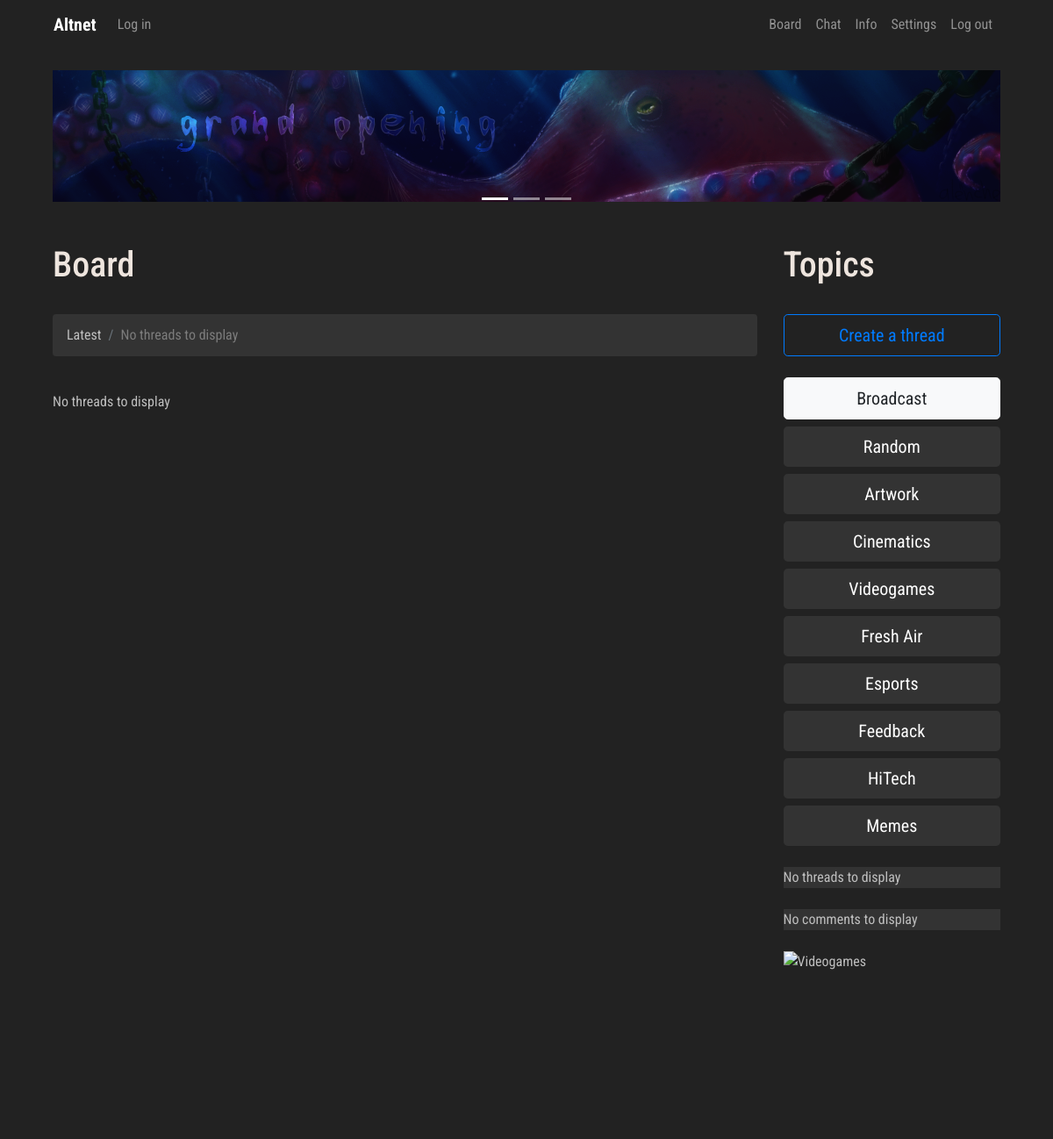
/board/, run on the app's committed database.
### board/models.py (models this page shows, shortened)
class Category(models.Model):
    CATEGORY_CHOICES = [('Random', 'Random'), ('Broadcast', 'Broadcast'), ('Animation', 'Animation'),
                        ('Artwork', 'Artwork'), ('Cinematics', 'Cinematics'), ('Videogames', 'Videogames'),
                        ('Writing', 'Writing'), ('Fresh Air', 'Fresh Air'), ('Esports', 'Esports'),
                        ('Politics', 'Politics'), ('Feedback', 'Feedback'), ('HiTech', 'HiTech'),
                        ('Offline', 'Offline'), ('Online', 'Online'), ('Memes', 'Memes'),
                        ('NSFW', 'NSFW'), ('Custom', 'Custom')]
    category = models.CharField(max_length=100, choices=CATEGORY_CHOICES, default='Random')
    visible = models.BooleanField(default=True, null=False, blank=False)

### board/views.py (the view, shortened to what this page needs)
# urls.py: path('', views.board, name='board'),
def board(request):
    if request.user.is_authenticated:
        username = request.user.username
        loc_option = Hikka.objects.get(user=request.user.id).language_code
    else:
        username = anonymous_validator(request)
        loc_option = 0
    template = loader.get_template('board/board.html')
    latest_comments = Comment.objects.filter(comment_post__language_code=loc_option, visible=True).order_by('-pub_date')[:5]
    cat_list = Category.objects.filter(visible=True)
    thread_form = ThreadForm()
    comment_form = CommentForm()
    context = {
        'loc': loc_resolver('board'),
        'lang': loc_option,
        'latest_comments': latest_comments,
        'thread_form': thread_form,
        'comment_form': comment_form,
        'username': username,
        'thread_list': fetch_latest_threads(loc_option),
        'category_list': cat_list,
    }
    return HttpResponse(template.render(context, request))

### board/templatetags/loc_extra.py (called while the page is built)
@register.filter
def return_item(l, i):
    try:
        return l[i]
    except:
        return None

@register.filter
def cat_title(category):
    try:
        return Categories.cat_resolver(category)
    except:
        return None

### board/views.py (called while the page is built, shortened)
def random_name():
    noun = ['Apple', 'Grape', 'Hero', 'Nickel', 'Zinc', 'Rock', 'Paper', 'Joker', 'Beat', 'Aug', 'Runner', 'Miracle']
    adjective = ['Shitty', 'Slippy', 'Explosive', 'Luminous', 'Advanced', 'Creative', 'Burning', 'Sweaty', 'Leet',
                 'Apex', 'Funny', 'Raging']
    tag = ['1', '2', '3', '4', '5', '6', '7', '8', '9', '0']
    randomized_tag = choices(tag, k=4)
    return ''.join(adjective[randint(0, len(adjective)-1)]) + '-' + ''.join(noun[randint(0, len(noun)-1)]) + '#' + \
           ''.join(randomized_tag)

def anonymous_validator(request):
    name = random_name()
    if 'Anonymous-Name' in request.session:
        for key, value in request.session.items():
            print('{} => {}'.format(key, value))
        return request.session['Anonymous-Name']
    else:
        request.session['Anonymous-Name'] = name
        for key, value in request.session.items():
            print('{} => {}'.format(key, value))
        return name

def fetch_latest_threads(loc_option, cat=None):
    if cat is not None:
        latest_threads = Thread.objects.filter(language_code=loc_option, visible=True, pairmeta__cat_name=cat).order_by('-pub_date')[:10]
    else:
        latest_threads = Thread.objects.filter(language_code=loc_option, visible=True).order_by('-pub_date')[:10]
    thread_list = {}
    return thread_list

### scripts/loc/Categories.py (called while the page is built)
def cat_resolver(cat):
    if cat == 'Broadcast':
        return BROADCAST
    elif cat == 'Animation':
        return ANIMATION
    elif cat == 'Artwork':
        return ARTWORK
    elif cat == 'Cinematics':
        return CINEMATICS
    elif cat == 'Videogames':
        return VIDEOGAMES
    elif cat == 'Random':
        return RANDOM
    elif cat == 'Custom':
        return CUSTOM
    elif cat == 'NSFW':
        return NSFW
    elif cat == 'Memes':
        return MEMES
    elif cat == 'Online':
        return ONLINE
    elif cat == 'Offline':
        return OFFLINE
    elif cat == 'HiTech':
        return HITECH
    elif cat == 'Feedback':
        return FEEDBACK
    elif cat == 'Politics':
        return POLITICS
    elif cat == 'Esports':
        return ESPORTS
    elif cat == 'Fresh Air':
        return FRESH_AIR
    elif cat == 'Writing':
        return WRITING

### board/templates/board/board.html (shortened to what this page needs)
{% extends 'hat.html' %}
{% block content %}
{% load loc_extra %}
<div class="row col-">
        <div class=" col-lg-9 col-sm-12 col-md-12 col-xl-9 content">
       <br>
  <div class="trds">
  <main class="contentd" role="main">
  <header>
 <h1 data-text="{{ loc.headers.BOARD|return_item:lang }}">{{ loc.headers.BOARD|return_item:lang }}</h1></header></main></div>
  <br>
<nav aria-label="breadcrumb" role="navigation">
  <ol class="breadcrumb">
    <li class="breadcrumb-item">{{ loc.board_.LATEST|return_item:lang }}</li>
    {% if thread_list %}
      {% for key, value in thread_list.items %}
      <li class="breadcrumb-item"><a href="#{{ value.thread_title }}">{{ value.thread_title }}</a></li>
      {% endfor %}
      {% else %}
      <li class="breadcrumb-item"><a href="#">{{ loc.errors.NO_THREADS|return_item:lang }}</a></li>
      {% endif %}
  </ol>
</nav>
<br>
{% if thread_list %}
            {% for key, value in thread_list.items %}
  <div class="card">
    <div class="card-body" id="{{ value.thread_title }}">
        {% if value.category == 'Random' %}
        <p class="text-right"> <img class="align-self-start float-left" src="../../static/imgs/random.png" alt="Random" width="80px" height="80px"> </p>
        {% elif value.category == 'Broadcast' %}
        <p class="text-right"> <img class="align-self-start float-left" src="../../static/imgs/broadcast.png" alt="Broadcast" width="80px" height="80px"> </p>
        {% elif value.category == 'Animation' %}
        <p class="text-right"> <img class="align-self-start float-left" src="../../static/imgs/animation.png" alt="Animation" width="80px" height="80px"> </p>
        {% elif value.category == 'Videogames' %}
        <p class="text-right"> <img class="align-self-start float-left" src="../../static/imgs/videogames.png" alt="Videogames" width="80px" height="80px"> </p>
        {% elif value.category == 'Cinematics' %}
        <p class="text-right"> <img class="align-self-start float-left" src="../../static/imgs/cinema.png" alt="Cinematics" width="80px" height="80px"> </p>
        {% elif value.category == 'Artwork' %}
        <p class="text-right"> <img class="align-self-start float-left" src="../../static/imgs/art.png" alt="Artwork" width="80px" height="80px"> </p>
         {% elif value.category == 'Esports' %}
        <p class="text-right"> <img class="align-self-start float-left" src="../../static/imgs/esports.png" alt="Random" width="80px" height="80px"> </p>
        {% elif value.category == 'Memes' %}
        <p class="text-right"> <img class="align-self-start float-left" src="../../static/imgs/memes.png" alt="Broadcast" width="80px" height="80px"> </p>
        {% elif value.category == 'Writing' %}
        <p class="text-right"> <img class="align-self-start float-left" src="../../static/imgs/writing.png" alt="Animation" width="80px" height="80px"> </p>
        {% elif value.category == 'Politics' %}
        <p class="text-right"> <img class="align-self-start float-left" src="../../static/imgs/politics.png" alt="Videogames" width="80px" height="80px"> </p>
        {% elif value.category == 'NSFW' %}
        <p class="text-right"> <img class="align-self-start float-left" src="../../static/imgs/adult.png" alt="Cinematics" width="80px" height="80px"> </p>
        {% elif value.category == 'Online' %}
        <p class="text-right"> <img class="align-self-start float-left" src="../../static/imgs/online.png" alt="Artwork" width="80px" height="80px"> </p>
         {% elif value.category == 'Offline' %}
        <p class="text-right"> <img class="align-self-start float-left" src="../../static/imgs/offline.png" alt="Random" width="80px" height="80px"> </p>
        {% elif value.category == 'Feedback' %}
        <p class="text-right"> <img class="align-self-start float-left" src="../../static/imgs/feedback.png" alt="Broadcast" width="80px" height="80px"> </p>
        {% elif value.category == 'Fresh Air' %}
        <p class="text-right"> <img class="align-self-start float-left" src="../../static/imgs/fresh_air.png" alt="Animation" width="80px" height="80px"> </p>
        {% elif value.category == 'HiTech' %}
        <p class="text-right"> <img class="align-self-start float-left" src="../../static/imgs/hitech.png" alt="Videogames" width="80px" height="80px"> </p>
        {% elif value.category == 'Custom' %}
        <p class="text-right"> <img class="align-self-start float-left" src="../../static/imgs/user_default2.png" alt="Cinematics" width="80px" height="80px"> </p>
        {% else %}
        {{ value.category }}
        {% endif %}
<div>
  <div class="d-flex flex-row mb-3">
    <a class="userlk" href="{% url 'Board:guest' value.thread_author %}">
      {{ value.thread_author }}</a>&nbsp;&nbsp;{{ loc.locThread.POSTED|return_item:lang }} {{ value.pub_date }}
    </div>
<h5 class="mt-0" style="text-align: center"><strong><a class="article" href="{% url 'Board:thread' value.id %}">{{ value.thread_title }}</a> </strong> </h5>
  </div>
{% if value.thread_pic %}
        <img src="{{ value.thread_pic.url }}" alt="Thread Image" class="img-fluid" height="50%" width="50%">
        {% endif %}
  <p>
   <br>
  {{ value.thread_text|linebreaksbr|truncatewords:50 }}
        </p>
  <div>
    <!--<a class="btn btn-link" data-toggle="collapse" href="#{{ value.id }}" role="button" aria-expanded="true" aria-controls="{{ thread.id }}">
          Comments
        </a> -->
 <p style="text-align: right">
  <a class="btn btn-link" data-toggle="collapse" href="#collapse{{ value.id }}" role="button" aria-expanded="false" aria-controls="collapse{{ thread.id }}">
    {{ loc.headers.COMMENTS|return_item:lang }}
  </a>
</p>
<div class="collapse" id="collapse{{ value.id }}">
      <div>
          {% if value.comments %}
          {% for comment in value.comments %}
  <div class="card">
    <div class="card-body">
      <a class="userlk" href="#">
          {{ comment.comment_author }} {{ loc.locThread.REPLIED|return_item:lang }} {{ comment.pub_date }}
      </a>
      <br /> <br />
        {% if comment.comment_pic %}
        <img src="{{ comment.comment_pic.url }}" alt="Thread Image" class="img-fluid" height="50%" width="50%">
        {% endif %}
        <br /><br />
  {{ comment.comment_text|linebreaksbr }} <br>
  <div>
         {% if comment.comment_author == username %}
      <form action="{% url 'Board:delete_comment' comment.id value.id %}" method="POST">
      {% csrf_token %}
          <div class="d-flex flex-row-reverse"> <input type="hidden" name="id" value="{{ comment.id }}">
              <input type="submit" class="btn btn-link" value="{{ loc.locThread.REMOVE|return_item:lang }}">
        </div>
      </form>
          {% endif %}
</div>
    </div>
  </div>
          {% endfor %}
          {% endif %}
 <br>
</div>
            <h5 class="text-center">{{ loc.locThread.REPLY_TO_THREAD|return_item:lang }}</h5>
    <form method="POST" enctype="multipart/form-data">
    {% csrf_token %}
    {{ comment_form.as_p }}
         <input type="hidden" name="key" value="{{ value.id }}">
   <button name="cmm" type="submit" class="btn btn-secondary btn-lg btn-block">Post!</button>
</form>
    </div>
  </div>
</div>
  </div>
            <br />
{% endfor %}
          {% else %}
            {{ loc.errors.NO_THREADS|return_item:lang }}
          {% endif %}
<br><br>
  <br>
</div>
 <div class=" col-lg-3 col- left-sidebar">
      <br>
       <div class="trds">
  <main class="contentd" role="main">
  <header>
 <h1 data-text="{{ loc.headers.TOPICS|return_item:lang }}">{{ loc.headers.TOPICS|return_item:lang }}</h1></header>
  </main></div> <br>
     <button role="button" type="button" class="btn btn-outline-primary btn-lg btn-block" data-toggle="modal" data-target="#exampleModal">
  {{ loc.categories.CREATE|return_item:lang }}
</button>
     <br />
     <a href="{% url 'Board:cat' 'Broadcast' %}" role="button" class="btn btn-light btn-lg btn-block">{{ loc.categories.BROADCAST|return_item:lang }}</a>
     {% if category_list %}
         {% for cat in category_list %}
             {% if cat.category == 'Broadcast' %}
             {% else %}
                 <a href="{% url 'Board:cat' cat.category %}" role="button" class="btn btn-dark btn-lg btn-block">
                    {{ cat.category|cat_title|return_item:lang}}
                 </a>
              {% endif %}
         {% endfor %}
     {% endif %}
     <br />
<ul class="list-group">
    {% if thread_list %}
            {% for key, value in thread_list.items %}
  <li class="list-group-item"> <h6> <a class="userlk" href="{% url 'Board:guest' value.thread_author %}"> {{ value.thread_author }} </a> </h6>
<a href="{% url 'Board:thread' value.id %}">  {{ value.thread_title }} </a>
</li>
    {% endfor %}
    {% else %}
    {{ loc.errors.NO_THREADS|return_item:lang }}
    {% endif %}
</ul>
<br>
 <ul class="list-group">
     {% if latest_comments %}
     {% for comment in latest_comments %}
       <li class="list-group-item">
           <a class="userlk" href="{% url 'Board:guest' comment.comment_author %}">{{ comment.comment_author }}</a>
            - <a href="{% url 'Board:thread' comment.comment_post.id %}">
           {{ comment.comment_text|truncatewords:15 }} </a>
           {% endfor %}
</li>
     {% else %}
     {{ loc.errors.NO_COMMENTS|return_item:lang }}
     {% endif %}
</ul>
     <br />
     <img class="align-self-start float-left" src="../../static/imgs/hi-tech-banner.png" alt="Videogames" width="100%" height="25%">
     {% endblock %}

### static/css/master.css (style rules this page uses)
.head-block,.top-menu,.top-material,.left-sidebar,.content { background:#222222; margin-bottom:5px; }
.content { border: none; }
.list-group, .list-group-item { background: #333333; border: none; }
.breadcrumb { background: #333333; }
.btn-dark { background: #333333; border: none; }
body { font-family: 'Roboto Condensed', sans-serif; font-size: initial; }
a { color: #7c7c7c; font-size: initial; }
body { background: #222; color: #bfbfbf; }
.contentd header h1 { position:relative;color:#eee5de }
.contentd header h1:after, .contentd header h1:before { position:absolute;top:0;overflow:hidden;clip:rect(0,100vw,0,0);content:attr(data-text);background: #a9a9a9 }
.contentd header h1:before { left:-1vmin;animation:noise 7s infinite steps(3,end) alternate-reverse;color:#71fcff;text-shadow:.4vmin 0 #00f,-.2vmin 1vmin red }
.contentd header h1:after { left:1vmin;animation:noise-alt 5s infinite steps(3,end) alternate-reverse;color:#ff9eed;text-shadow:-2vmin 0 #ff0,.1vmin -1vmin #00f }
.trds { background: #none; }

### data on the page
Category: categories.BROADCAST|return_item "Broadcast"
Category: category|cat_title "Random"
Category: category|cat_title "Artwork"
Category: category|cat_title "Cinematics"
Category: category|cat_title "Videogames"
Category: category|cat_title "Fresh Air"
Category: category|cat_title "Esports"
Category: category|cat_title "Feedback"
Category: category|cat_title "HiTech"
Category: category|cat_title "Memes"

### other printed values
{{ loc.UI.LOG_IN|return_item:lang }} "Log in"
{{ loc.UI.BOARD|return_item:lang }} "Board"
{{ loc.UI.CHAT|return_item:lang }} "Chat"
{{ loc.UI.INFO|return_item:lang }} "Info"
{{ loc.UI.SETTINGS|return_item:lang }} "Settings"
{{ loc.UI.LOG_OUT|return_item:lang }} "Log out"
{{ loc.headers.BOARD|return_item:lang }} "Board"
{{ loc.board_.LATEST|return_item:lang }} "Latest"
{{ loc.errors.NO_THREADS|return_item:lang }} "No threads to display"
{{ loc.headers.TOPICS|return_item:lang }} "Topics"
{{ loc.categories.CREATE|return_item:lang }} "Create a thread"
{{ loc.errors.NO_COMMENTS|return_item:lang }} "No comments to display"
